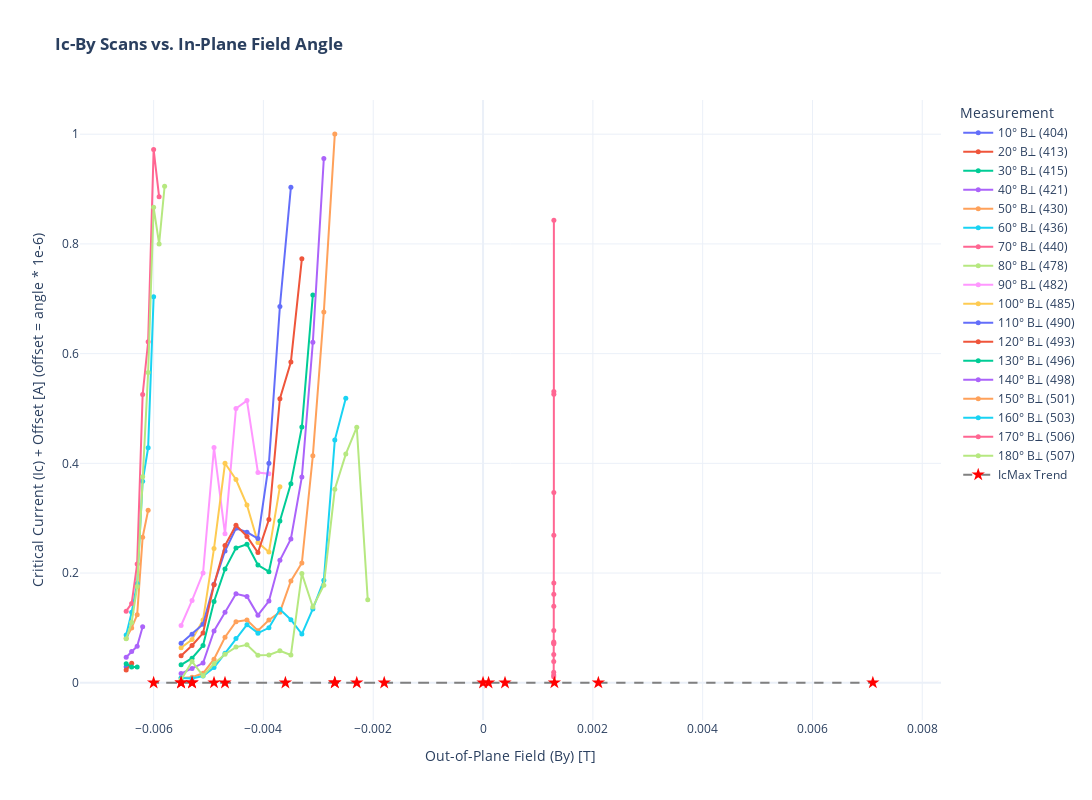
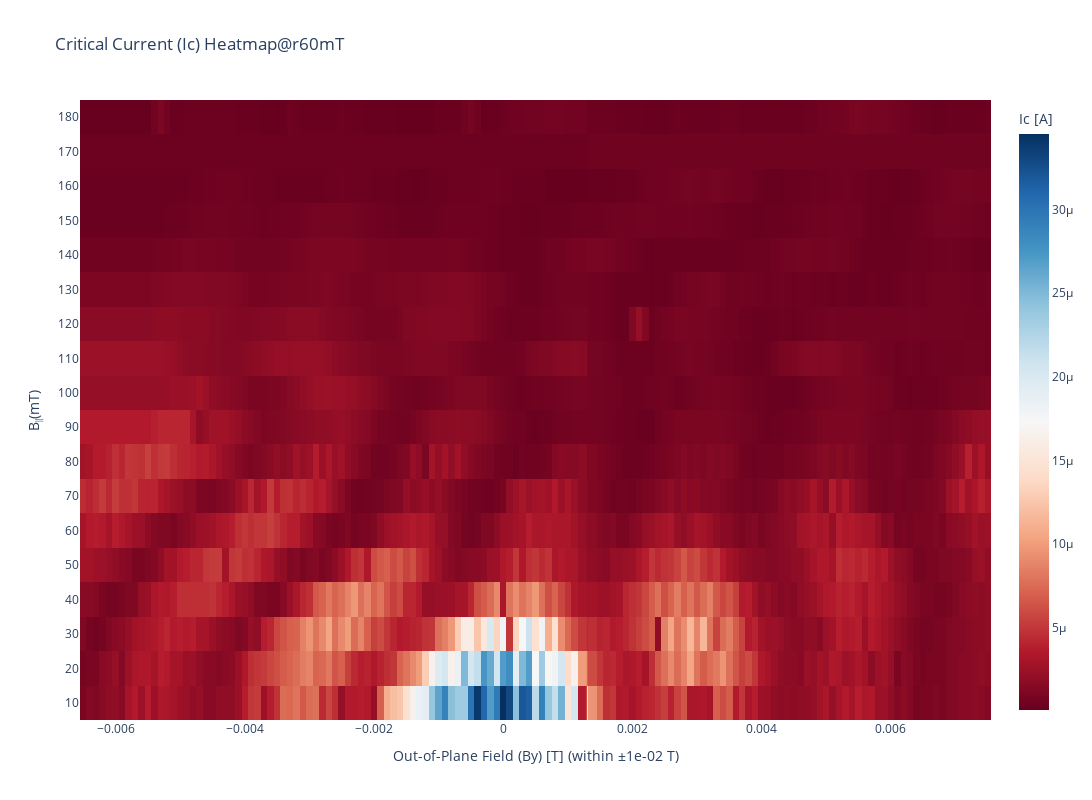
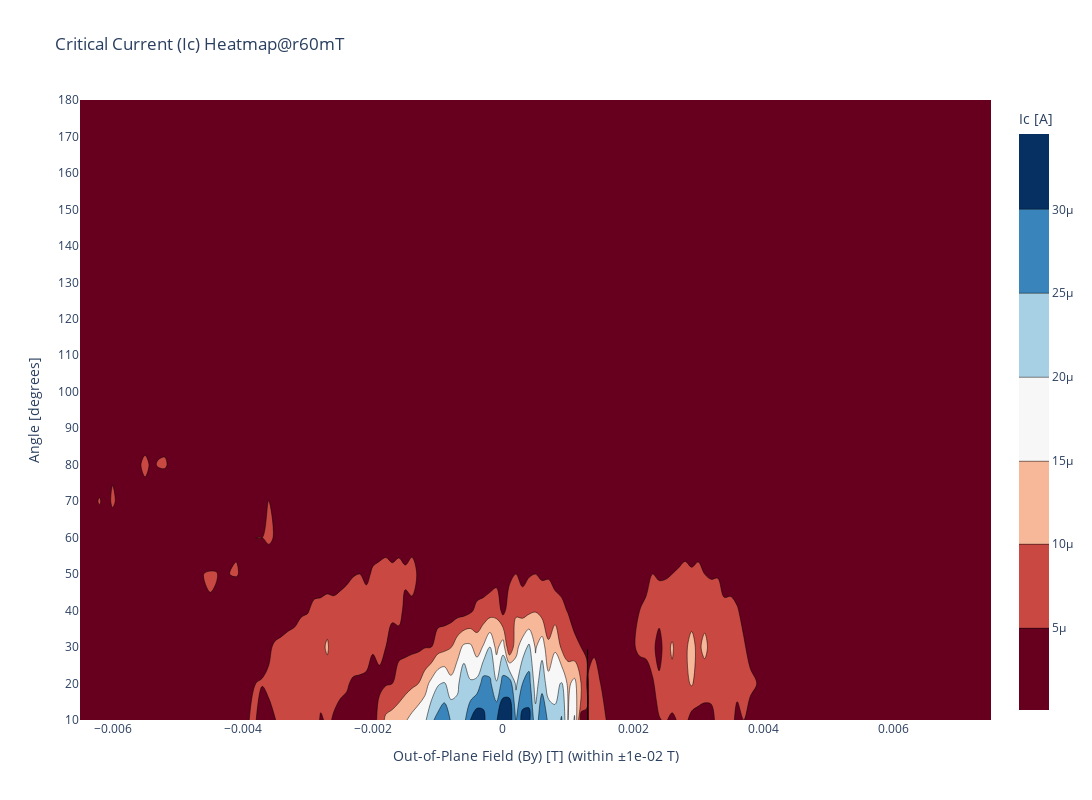

The notebook cell these images were saved under, in order:
### Code cell
import pandas as pd
import plotly.graph_objects as go
from IPython.display import clear_output
from scipy.signal import find_peaks
import numpy as np # Added for the dummy data

# --- Helper Function Definition (Modified) ---
def process_and_plot_data(dataid, angle, angle_label, fig, IcMax_df, ByRange, f_factor, all_dfs_for_heatmap):
    """
    Processes a single dataset: filters, finds max Ic, and plots it.
    Alignment and offset logic has been REMOVED.
    It also collects the data needed for the final heatmap.
    """
    print(f"Processing dataid: {dataid}, angle: {angle}° ({angle_label})")

    # --- Use your REAL plot_heatmaps function or DUMMY DATA ---
    # Make sure your plot_heatmaps(dataid) function returns a DataFrame as the last value.
    # For testing, you can uncomment the dummy data block.
    fig1, fig2, fig3, Ic_df = plot_heatmaps(dataid)

    # --- DUMMY DATA Block (for testing) ---
    # _data_points = 50
    # _base_param_values = np.linspace(-ByRange*1.5, ByRange*1.5, _data_points)
    # _param_values = _base_param_values
    # peak_center = 0.002 * np.cos(np.deg2rad(angle))
    # _ic_values = np.exp(-((np.array(_param_values)-peak_center)**2)/(2*(0.001)**2)) * 5e-6 + 1e-6*np.random.rand(_data_points)
    # Ic_df = pd.DataFrame({
    #     "param_value": _param_values,
    #     "Ic": _ic_values
    # })
    # --- End of Dummy Data Block ---

    # 1. Filter out the first 10 data points (optional)
    Ic_df = Ic_df.iloc[10:].reset_index(drop=True)

    # 2. Filter data to be within the specified ByRange
    Ic_df_filtered = Ic_df[(Ic_df["param_value"] < ByRange) & (Ic_df["param_value"] > -ByRange)].copy()
    if Ic_df_filtered.empty:
        print(f"Warning: No data within ByRange for dataid {dataid}. Skipping.")
        return fig, IcMax_df, all_dfs_for_heatmap

    # Collect data for the heatmap
    heatmap_data_chunk = Ic_df_filtered.copy()
    heatmap_data_chunk['angle'] = angle
    all_dfs_for_heatmap.append(heatmap_data_chunk)
    
    # 3. Use the original 'param_value' for plotting (no alignment/offset)
    plot_x_values = Ic_df_filtered["param_value"]

    # 4. Calculate the maximum Ic and its corresponding original By
    idx_max = Ic_df_filtered["Ic"].idxmax()
    By_max = Ic_df_filtered.loc[idx_max, "param_value"]
    Ic_max_value = Ic_df_filtered.loc[idx_max, "Ic"]
    IC_normalized = Ic_df_filtered["Ic"]/Ic_max_value

    # 5. Update the IcMax_df DataFrame with the original By value
    new_row_df = pd.DataFrame([{"angle": angle, "IcMax": Ic_max_value, "By": By_max, "dataid": dataid}])
    IcMax_df = pd.concat([IcMax_df, new_row_df], ignore_index=True)

    # 6. Add the processed data trace to the line plot
    # A vertical offset is kept to separate the traces for clarity
    Ic_offset = angle * 1e-6 * f_factor
    fig.add_trace(go.Scatter(
        x=plot_x_values,
        y=Ic_df_filtered["Ic"]/IcMax_df["IcMax"] + Ic_offset,
        mode='lines+markers',
        name=f'{angle}° {angle_label} ({dataid})',
        marker=dict(size=5),
        line=dict(width=2)
    ))

    clear_output(wait=True)
    return fig, IcMax_df, all_dfs_for_heatmap

# --- Main Script ---
# --- Configuration ---
f = 1
ByRange = 10e-3 # Range for filtering param_value.

# --- Initialization ---
IcMax_df = pd.DataFrame(columns=["angle", "IcMax", "By", "dataid"])
fig = go.Figure()
all_dfs_for_heatmap = []

# Define data points for processing (ByOffset removed)
# data_points = [
#     {"dataid": 318, "angle": 0,   "label": "E"},
#     {"dataid": 347, "angle": 45,  "label": "NE"},
#     {"dataid": 321, "angle": 90,  "label": "N"},
#     {"dataid": 322, "angle": 135, "label": "NW"},
#     {"dataid": 323, "angle": 180, "label": "W"},
#     {"dataid": 350, "angle": 225, "label": "SW"},
#     {"dataid": 343, "angle": 270, "label": "S"},
#     {"dataid": 342, "angle": 315, "label": "SE"},
# ]
# data_points = [
#     {"dataid": 401, "angle": 10, "label": "B∥"},
#     {"dataid": 409, "angle": 20, "label": "B∥"},
#     {"dataid": 417, "angle": 30, "label": "B∥"},
#     {"dataid": 419, "angle": 40, "label": "B∥"},
#     {"dataid": 423, "angle": 50, "label": "B∥"},
#     {"dataid": 434, "angle": 60, "label": "B∥"},
#     {"dataid": 442, "angle": 70, "label": "B∥"},
#     {"dataid": 447, "angle": 80, "label": "B∥"},
#     {"dataid": 454, "angle": 90, "label": "B∥"},
#     {"dataid": 457, "angle": 100, "label": "B∥"},
#     {"dataid": 460, "angle": 110, "label": "B∥"},
#     {"dataid": 462, "angle": 120, "label": "B∥"},
#     {"dataid": 464, "angle": 130, "label": "B∥"},
#     {"dataid": 466, "angle": 140, "label": "B∥"},
#     {"dataid": 468, "angle": 150, "label": "B∥"},
#     {"dataid": 476, "angle": 160, "label": "B∥"},
#     {"dataid": 496, "angle": 160, "label": "B∥"},
# ]

data_points =[
    {"dataid": 404, "angle": 10, "label": "B⊥"},
    {"dataid": 413, "angle": 20, "label": "B⊥"},
    {"dataid": 415, "angle": 30, "label": "B⊥"},
    {"dataid": 421, "angle": 40, "label": "B⊥"},
    {"dataid": 430, "angle": 50, "label": "B⊥"},
    {"dataid": 436, "angle": 60, "label": "B⊥"},
    {"dataid": 440, "angle": 70, "label": "B⊥"},
    {"dataid": 478, "angle": 80, "label": "B⊥"},
    {"dataid": 482, "angle": 90, "label": "B⊥"},
    {"dataid": 485, "angle": 100, "label": "B⊥"},
    {"dataid": 490, "angle": 110, "label": "B⊥"},
    {"dataid": 493, "angle": 120, "label": "B⊥"},
    {"dataid": 496, "angle": 130, "label": "B⊥"},
    {"dataid": 498, "angle": 140, "label": "B⊥"},
    {"dataid": 501, "angle": 150, "label": "B⊥"},
    {"dataid": 503, "angle": 160, "label": "B⊥"},
    {"dataid": 506, "angle": 170, "label": "B⊥"},
    {"dataid": 507, "angle": 180, "label": "B⊥"},
    ]
# Loop through the data points and process them
for point in data_points:
    # Function call updated (ByOffset removed)
    fig, IcMax_df, all_dfs_for_heatmap = process_and_plot_data(
        dataid=point["dataid"],
        angle=point["angle"],
        angle_label=point["label"],
        fig=fig,
        IcMax_df=IcMax_df,
        ByRange=ByRange,
        f_factor=f,
        all_dfs_for_heatmap=all_dfs_for_heatmap
    )

# --- Final Line Plot Customization ---
# Add the IcMax trend line to the figure
if not IcMax_df.empty:
    fig.add_trace(go.Scatter(
        x=IcMax_df["By"],
        y=IcMax_df["IcMax"] + IcMax_df["angle"] * 1e-6 * f,
        mode='lines+markers',
        name='IcMax Trend',
        marker=dict(size=10, symbol='star', color='red'),
        line=dict(width=2, dash='dash', color='gray')
    ))

# Update layout for the line plot
fig.update_layout(
    title="<b>Ic-By Scans vs. In-Plane Field Angle</b>",
    xaxis_title="Out-of-Plane Field (By) [T]",
    yaxis_title=f"Critical Current (Ic) + Offset [A] (offset = angle * {f}e-6)",
    legend_title="Measurement",
    hovermode="x unified",
    template="plotly_white",
    width=1200,
    height=800,
)
fig.show()

print("\nFinal IcMax DataFrame (By values are original, not aligned):")
print(IcMax_df)

# --- Heatmap Generation (No changes needed here) ---
if all_dfs_for_heatmap:
    heatmap_source_data = pd.concat(all_dfs_for_heatmap, ignore_index=True)
    
    if not heatmap_source_data.empty:
        try:
            # Create the pivot table for the heatmap
            pivot_table = heatmap_source_data.pivot_table(
                index='angle', 
                columns='param_value', 
                values='Ic'
            )
            
            # Sort for an ordered heatmap
            pivot_table = pivot_table.sort_index(axis=0) 
            pivot_table = pivot_table.sort_index(axis=1) 

            # Interpolate to fill gaps for a smoother heatmap
            pivot_table_interpolated = pivot_table.interpolate(method='linear', axis=1, limit_direction='both')

            heatmap_fig = go.Figure(data=go.Heatmap(
                z=pivot_table_interpolated.values,
                x=pivot_table_interpolated.columns,
                y=pivot_table_interpolated.index,
                colorscale='RdBu',
                colorbar=dict(title='Ic [A]'),
                connectgaps=False, 
            ))
            heatmap_fig.update_layout(
                title='Critical Current (Ic) Heatmap@r60mT',
                xaxis_title=f"Out-of-Plane Field (By) [T] (within ±{ByRange:.0e} T)",
                # yaxis_title='Angle [degrees]',
                yaxis_title='B<sub>∥</sub>(mT)',
                yaxis_type='category',
                width=1200,
                height=800,
                template="plotly_white"
            )
            heatmap_fig.show()

            # To this:
            contour_fig = go.Figure(data=go.Contour(
                z=pivot_table.values,
                x=pivot_table.columns,
                y=pivot_table.index,
                colorscale='RdBu',
                colorbar=dict(title='Ic [A]'),
                connectgaps=True, # This will connect the contour lines
            ))
            
            contour_fig.update_layout(
                title='Critical Current (Ic) Heatmap@r60mT',
                xaxis_title=f"Out-of-Plane Field (By) [T] (within ±{ByRange:.0e} T)",
                yaxis_title='Angle [degrees]',
                # xaxis_type='linear' # Default, should work if param_value is numeric
                yaxis_type='category', # Angles are distinct categories
                width=1200,
                height=800,
                template="plotly_white"
            )
            contour_fig.show()
            scatter_fig = go.Figure(data=go.Scatter(
            x=heatmap_source_data['param_value'],
            y=heatmap_source_data['angle'],
            mode='markers', # We only want to see the individual data points
            marker=dict(
                color=heatmap_source_data['Ic'], # <-- Set marker color based on Ic
                colorscale='RdBu',            # <-- The color palette to use
                showscale=True,                  # <-- This displays the color bar legend
                colorbar=dict(
                    title='Ic [A]'               # <-- Label for the color bar
                ),
                symbol='square',                 # <-- Use squares for a grid-like feel
                size=70                           # <-- Adjust size for best visual fit
            )
        ))
        
            # Update the layout with titles and axis labels
            scatter_fig.update_layout(
                title='<b>Critical Current (Ic) vs. Angle and Field (Scatter Plot)</b>',
                xaxis_title='Out-of-Plane Field (By) [T]',
                yaxis_title='In-Plane Angle [degrees]',
                yaxis=dict(type='category'), # Keep angles as distinct categories
                width=1200,
                height=800,
                template="plotly_white"
            )
            
            scatter_fig.show()
        except Exception as e:
            print(f"Could not generate heatmap. Error: {e}")
            print("Sample of data intended for pivot table:")
            print(heatmap_source_data.head())
    else:
        print("Source data for heatmap is empty.")
else:
    print("No data was collected to generate the heatmap.")

### Figure 1 — Plotly figure (JSON) as saved in the notebook; plotly's stock layout.template omitted (floating-point values rounded to 4 significant figures; data arrays with more than 128 entries replaced by an {"elided": "..."} marker saying what was removed)
{"data": [{"line": {"width": 2}, "marker": {"size": 5}, "mode": "lines+markers", "name": "10° B⊥ (404)", "type": "scatter", "x": {"elided": "141 float values"}, "y": {"elided": "141 float values"}}, {"line": {"width": 2}, "marker": {"size": 5}, "mode": "lines+markers", "name": "20° B⊥ (413)", "type": "scatter", "x": {"elided": "141 float values"}, "y": {"elided": "141 float values"}}, {"line": {"width": 2}, "marker": {"size": 5}, "mode": "lines+markers", "name": "30° B⊥ (415)", "type": "scatter", "x": {"elided": "141 float values"}, "y": {"elided": "141 float values"}}, {"line": {"width": 2}, "marker": {"size": 5}, "mode": "lines+markers", "name": "40° B⊥ (421)", "type": "scatter", "x": {"elided": "141 float values"}, "y": {"elided": "141 float values"}}, {"line": {"width": 2}, "marker": {"size": 5}, "mode": "lines+markers", "name": "50° B⊥ (430)", "type": "scatter", "x": {"elided": "141 float values"}, "y": {"elided": "141 float values"}}, {"line": {"width": 2}, "marker": {"size": 5}, "mode": "lines+markers", "name": "60° B⊥ (436)", "type": "scatter", "x": {"elided": "141 float values"}, "y": {"elided": "141 float values"}}, {"line": {"width": 2}, "marker": {"size": 5}, "mode": "lines+markers", "name": "70° B⊥ (440)", "type": "scatter", "x": {"elided": "141 float values"}, "y": {"elided": "141 float values"}}, {"line": {"width": 2}, "marker": {"size": 5}, "mode": "lines+markers", "name": "80° B⊥ (478)", "type": "scatter", "x": {"elided": "141 float values"}, "y": {"elided": "141 float values"}}, {"line": {"width": 2}, "marker": {"size": 5}, "mode": "lines+markers", "name": "90° B⊥ (482)", "type": "scatter", "x": [-0.0055, -0.0053, -0.0051, -0.0049, -0.0047, -0.0045, -0.0043, -0.0041, -0.0039, -0.0037, -0.0035, -0.0033, -0.0031, -0.0029, -0.0027, -0.0025, -0.0023, -0.0021, -0.0019, -0.0017, -0.0015, -0.0013, -0.0011, -0.0009, -0.0007, -0.0005, -0.0003, -0.0001, 0.0001, 0.0003, 0.0005, 0.0007, 0.0009, 0.0011, 0.0013, 0.0015, 0.0017, 0.0019, 0.0021, 0.0023, 0.0025, 0.0027, 0.0029, 0.0031, 0.0033, 0.0035, 0.0037, 0.0039, 0.0041, 0.0043, 0.0045, 0.0047, 0.0049, 0.0051, 0.0053, 0.0055, 0.0057, 0.0059, 0.0061, 0.0063, 0.0065, 0.0067, 0.0069, 0.0071, 0.0073, 0.0075], "y": [0.1044, 0.1501, 0.2001, 0.4287, 0.2715, 0.5001, 0.5144, 0.3833, 0.381, NaN, NaN, NaN, NaN, NaN, NaN, NaN, NaN, NaN, NaN, NaN, NaN, NaN, NaN, NaN, NaN, NaN, NaN, NaN, NaN, NaN, NaN, NaN, NaN, NaN, NaN, NaN, NaN, NaN, NaN, NaN, NaN, NaN, NaN, NaN, NaN, NaN, NaN, NaN, NaN, NaN, NaN, NaN, NaN, NaN, NaN, NaN, NaN, NaN, NaN, NaN, NaN, NaN, NaN, NaN, NaN, NaN]}, {"line": {"width": 2}, "marker": {"size": 5}, "mode": "lines+markers", "name": "100° B⊥ (485)", "type": "scatter", "x": [-0.0055, -0.0053, -0.0051, -0.0049, -0.0047, -0.0045, -0.0043, -0.0041, -0.0039, -0.0037, -0.0035, -0.0033, -0.0031, -0.0029, -0.0027, -0.0025, -0.0023, -0.0021, -0.0019, -0.0017, -0.0015, -0.0013, -0.0011, -0.0009, -0.0007, -0.0005, -0.0003, -0.0001, 0.0001, 0.0003, 0.0005, 0.0007, 0.0009, 0.0011, 0.0013, 0.0015, 0.0017, 0.0019, 0.0021, 0.0023, 0.0025, 0.0027, 0.0029, 0.0031, 0.0033, 0.0035, 0.0037, 0.0039, 0.0041, 0.0043, 0.0045, 0.0047, 0.0049, 0.0051, 0.0053, 0.0055, 0.0057, 0.0059, 0.0061, 0.0063, 0.0065, 0.0067, 0.0069, 0.0071, 0.0073, 0.0075], "y": [0.06387, 0.07867, 0.1144, 0.245, 0.4001, 0.3705, 0.3239, 0.2556, 0.2382, 0.3572, NaN, NaN, NaN, NaN, NaN, NaN, NaN, NaN, NaN, NaN, NaN, NaN, NaN, NaN, NaN, NaN, NaN, NaN, NaN, NaN, NaN, NaN, NaN, NaN, NaN, NaN, NaN, NaN, NaN, NaN, NaN, NaN, NaN, NaN, NaN, NaN, NaN, NaN, NaN, NaN, NaN, NaN, NaN, NaN, NaN, NaN, NaN, NaN, NaN, NaN, NaN, NaN, NaN, NaN, NaN, NaN]}, {"line": {"width": 2}, "marker": {"size": 5}, "mode": "lines+markers", "name": "110° B⊥ (490)", "type": "scatter", "x": [-0.0055, -0.0053, -0.0051, -0.0049, -0.0047, -0.0045, -0.0043, -0.0041, -0.0039, -0.0037, -0.0035, -0.0033, -0.0031, -0.0029, -0.0027, -0.0025, -0.0023, -0.0021, -0.0019, -0.0017, -0.0015, -0.0013, -0.0011, -0.0009, -0.0007, -0.0005, -0.0003, -0.0001, 0.0001, 0.0003, 0.0005, 0.0007, 0.0009, 0.0011, 0.0013, 0.0015, 0.0017, 0.0019, 0.0021, 0.0023, 0.0025, 0.0027, 0.0029, 0.0031, 0.0033, 0.0035, 0.0037, 0.0039, 0.0041, 0.0043, 0.0045, 0.0047, 0.0049, 0.0051, 0.0053, 0.0055, 0.0057, 0.0059, 0.0061, 0.0063, 0.0065, 0.0067, 0.0069, 0.0071, 0.0073, 0.0075], "y": [0.07199, 0.08868, 0.1068, 0.1797, 0.2401, 0.2816, 0.2744, 0.2629, 0.4001, 0.6858, 0.9033, NaN, NaN, NaN, NaN, NaN, NaN, NaN, NaN, NaN, NaN, NaN, NaN, NaN, NaN, NaN, NaN, NaN, NaN, NaN, NaN, NaN, NaN, NaN, NaN, NaN, NaN, NaN, NaN, NaN, NaN, NaN, NaN, NaN, NaN, NaN, NaN, NaN, NaN, NaN, NaN, NaN, NaN, NaN, NaN, NaN, NaN, NaN, NaN, NaN, NaN, NaN, NaN, NaN, NaN, NaN]}, {"line": {"width": 2}, "marker": {"size": 5}, "mode": "lines+markers", "name": "120° B⊥ (493)", "type": "scatter", "x": [-0.0055, -0.0053, -0.0051, -0.0049, -0.0047, -0.0045, -0.0043, -0.0041, -0.0039, -0.0037, -0.0035, -0.0033, -0.0031, -0.0029, -0.0027, -0.0025, -0.0023, -0.0021, -0.0019, -0.0017, -0.0015, -0.0013, -0.0011, -0.0009, -0.0007, -0.0005, -0.0003, -0.0001, 0.0001, 0.0003, 0.0005, 0.0007, 0.0009, 0.0011, 0.0013, 0.0015, 0.0017, 0.0019, 0.0021, 0.0023, 0.0025, 0.0027, 0.0029, 0.0031, 0.0033, 0.0035, 0.0037, 0.0039, 0.0041, 0.0043, 0.0045, 0.0047, 0.0049, 0.0051, 0.0053, 0.0055, 0.0057, 0.0059, 0.0061, 0.0063, 0.0065, 0.0067, 0.0069, 0.0071, 0.0073, 0.0075], "y": [0.0494, 0.06798, 0.0906, 0.1787, 0.2501, 0.2872, 0.2668, 0.2373, 0.2977, 0.518, 0.5848, 0.7728, NaN, NaN, NaN, NaN, NaN, NaN, NaN, NaN, NaN, NaN, NaN, NaN, NaN, NaN, NaN, NaN, NaN, NaN, NaN, NaN, NaN, NaN, NaN, NaN, NaN, NaN, NaN, NaN, NaN, NaN, NaN, NaN, NaN, NaN, NaN, NaN, NaN, NaN, NaN, NaN, NaN, NaN, NaN, NaN, NaN, NaN, NaN, NaN, NaN, NaN, NaN, NaN, NaN, NaN]}, {"line": {"width": 2}, "marker": {"size": 5}, "mode": "lines+markers", "name": "130° B⊥ (496)", "type": "scatter", "x": [-0.0055, -0.0053, -0.0051, -0.0049, -0.0047, -0.0045, -0.0043, -0.0041, -0.0039, -0.0037, -0.0035, -0.0033, -0.0031, -0.0029, -0.0027, -0.0025, -0.0023, -0.0021, -0.0019, -0.0017, -0.0015, -0.0013, -0.0011, -0.0009, -0.0007, -0.0005, -0.0003, -0.0001, 0.0001, 0.0003, 0.0005, 0.0007, 0.0009, 0.0011, 0.0013, 0.0015, 0.0017, 0.0019, 0.0021, 0.0023, 0.0025, 0.0027, 0.0029, 0.0031, 0.0033, 0.0035, 0.0037, 0.0039, 0.0041, 0.0043, 0.0045, 0.0047, 0.0049, 0.0051, 0.0053, 0.0055, 0.0057, 0.0059, 0.0061, 0.0063, 0.0065, 0.0067, 0.0069, 0.0071, 0.0073, 0.0075], "y": [0.03274, 0.04477, 0.06799, 0.1481, 0.2073, 0.2455, 0.2525, 0.2145, 0.2025, 0.2948, 0.363, 0.466, 0.707, NaN, NaN, NaN, NaN, NaN, NaN, NaN, NaN, NaN, NaN, NaN, NaN, NaN, NaN, NaN, NaN, NaN, NaN, NaN, NaN, NaN, NaN, NaN, NaN, NaN, NaN, NaN, NaN, NaN, NaN, NaN, NaN, NaN, NaN, NaN, NaN, NaN, NaN, NaN, NaN, NaN, NaN, NaN, NaN, NaN, NaN, NaN, NaN, NaN, NaN, NaN, NaN, NaN]}, {"line": {"width": 2}, "marker": {"size": 5}, "mode": "lines+markers", "name": "140° B⊥ (498)", "type": "scatter", "x": [-0.0055, -0.0053, -0.0051, -0.0049, -0.0047, -0.0045, -0.0043, -0.0041, -0.0039, -0.0037, -0.0035, -0.0033, -0.0031, -0.0029, -0.0027, -0.0025, -0.0023, -0.0021, -0.0019, -0.0017, -0.0015, -0.0013, -0.0011, -0.0009, -0.0007, -0.0005, -0.0003, -0.0001, 0.0001, 0.0003, 0.0005, 0.0007, 0.0009, 0.0011, 0.0013, 0.0015, 0.0017, 0.0019, 0.0021, 0.0023, 0.0025, 0.0027, 0.0029, 0.0031, 0.0033, 0.0035, 0.0037, 0.0039, 0.0041, 0.0043, 0.0045, 0.0047, 0.0049, 0.0051, 0.0053, 0.0055, 0.0057, 0.0059, 0.0061, 0.0063, 0.0065, 0.0067, 0.0069, 0.0071, 0.0073, 0.0075], "y": [0.01681, 0.02603, 0.03585, 0.09453, 0.1287, 0.1622, 0.1573, 0.1233, 0.1489, 0.2234, 0.2622, 0.3751, 0.6208, 0.9557, NaN, NaN, NaN, NaN, NaN, NaN, NaN, NaN, NaN, NaN, NaN, NaN, NaN, NaN, NaN, NaN, NaN, NaN, NaN, NaN, NaN, NaN, NaN, NaN, NaN, NaN, NaN, NaN, NaN, NaN, NaN, NaN, NaN, NaN, NaN, NaN, NaN, NaN, NaN, NaN, NaN, NaN, NaN, NaN, NaN, NaN, NaN, NaN, NaN, NaN, NaN, NaN]}, {"line": {"width": 2}, "marker": {"size": 5}, "mode": "lines+markers", "name": "150° B⊥ (501)", "type": "scatter", "x": [-0.0055, -0.0053, -0.0051, -0.0049, -0.0047, -0.0045, -0.0043, -0.0041, -0.0039, -0.0037, -0.0035, -0.0033, -0.0031, -0.0029, -0.0027, -0.0025, -0.0023, -0.0021, -0.0019, -0.0017, -0.0015, -0.0013, -0.0011, -0.0009, -0.0007, -0.0005, -0.0003, -0.0001, 0.0001, 0.0003, 0.0005, 0.0007, 0.0009, 0.0011, 0.0013, 0.0015, 0.0017, 0.0019, 0.0021, 0.0023, 0.0025, 0.0027, 0.0029, 0.0031, 0.0033, 0.0035, 0.0037, 0.0039, 0.0041, 0.0043, 0.0045, 0.0047, 0.0049, 0.0051, 0.0053, 0.0055, 0.0057, 0.0059, 0.0061, 0.0063, 0.0065, 0.0067, 0.0069, 0.0071, 0.0073, 0.0075], "y": [0.008846, 0.01015, 0.01729, 0.04301, 0.08301, 0.1113, 0.1144, 0.09504, 0.1144, 0.1287, 0.1856, 0.2183, 0.4139, 0.6757, 1.0, NaN, NaN, NaN, NaN, NaN, NaN, NaN, NaN, NaN, NaN, NaN, NaN, NaN, NaN, NaN, NaN, NaN, NaN, NaN, NaN, NaN, NaN, NaN, NaN, NaN, NaN, NaN, NaN, NaN, NaN, NaN, NaN, NaN, NaN, NaN, NaN, NaN, NaN, NaN, NaN, NaN, NaN, NaN, NaN, NaN, NaN, NaN, NaN, NaN, NaN, NaN]}, {"line": {"width": 2}, "marker": {"size": 5}, "mode": "lines+markers", "name": "160° B⊥ (503)", "type": "scatter", "x": [-0.0055, -0.0053, -0.0051, -0.0049, -0.0047, -0.0045, -0.0043, -0.0041, -0.0039, -0.0037, -0.0035, -0.0033, -0.0031, -0.0029, -0.0027, -0.0025, -0.0023, -0.0021, -0.0019, -0.0017, -0.0015, -0.0013, -0.0011, -0.0009, -0.0007, -0.0005, -0.0003, -0.0001, 0.0001, 0.0003, 0.0005, 0.0007, 0.0009, 0.0011, 0.0013, 0.0015, 0.0017, 0.0019, 0.0021, 0.0023, 0.0025, 0.0027, 0.0029, 0.0031, 0.0033, 0.0035, 0.0037, 0.0039, 0.0041, 0.0043, 0.0045, 0.0047, 0.0049, 0.0051, 0.0053, 0.0055, 0.0057, 0.0059, 0.0061, 0.0063, 0.0065, 0.0067, 0.0069, 0.0071, 0.0073, 0.0075], "y": [0.008856, 0.00766, 0.0123, 0.02771, 0.05373, 0.08072, 0.1059, 0.09049, 0.1002, 0.1341, 0.1151, 0.0888, 0.1346, 0.1868, 0.4425, 0.5187, NaN, NaN, NaN, NaN, NaN, NaN, NaN, NaN, NaN, NaN, NaN, NaN, NaN, NaN, NaN, NaN, NaN, NaN, NaN, NaN, NaN, NaN, NaN, NaN, NaN, NaN, NaN, NaN, NaN, NaN, NaN, NaN, NaN, NaN, NaN, NaN, NaN, NaN, NaN, NaN, NaN, NaN, NaN, NaN, NaN, NaN, NaN, NaN, NaN, NaN]}, {"line": {"width": 2}, "marker": {"size": 5}, "mode": "lines+markers", "name": "170° B⊥ (506)", "type": "scatter", "x": {"elided": "141 float values"}, "y": {"elided": "141 float values"}}, {"line": {"width": 2}, "marker": {"size": 5}, "mode": "lines+markers", "name": "180° B⊥ (507)", "type": "scatter", "x": [-0.0055, -0.0053, -0.0051, -0.0049, -0.0047, -0.0045, -0.0043, -0.0041, -0.0039, -0.0037, -0.0035, -0.0033, -0.0031, -0.0029, -0.0027, -0.0025, -0.0023, -0.0021, -0.0019, -0.0017, -0.0015, -0.0013, -0.0011, -0.0009, -0.0007, -0.0005, -0.0003, -0.0001, 0.0001, 0.0003, 0.0005, 0.0007, 0.0009, 0.0011, 0.0013, 0.0015, 0.0017, 0.0019, 0.0021, 0.0023, 0.0025, 0.0027, 0.0029, 0.0031, 0.0033, 0.0035, 0.0037, 0.0039, 0.0041, 0.0043, 0.0045, 0.0047, 0.0049, 0.0051, 0.0053, 0.0055, 0.0057, 0.0059, 0.0061, 0.0063, 0.0065, 0.0067, 0.0069, 0.0071, 0.0073, 0.0075], "y": [0.00489, 0.03857, 0.01268, 0.03462, 0.05197, 0.06499, 0.06923, 0.05036, 0.05078, 0.05822, 0.05058, 0.199, 0.1381, 0.178, 0.3527, 0.4168, 0.4659, 0.1513, NaN, NaN, NaN, NaN, NaN, NaN, NaN, NaN, NaN, NaN, NaN, NaN, NaN, NaN, NaN, NaN, NaN, NaN, NaN, NaN, NaN, NaN, NaN, NaN, NaN, NaN, NaN, NaN, NaN, NaN, NaN, NaN, NaN, NaN, NaN, NaN, NaN, NaN, NaN, NaN, NaN, NaN, NaN, NaN, NaN, NaN, NaN, NaN]}, {"line": {"color": "gray", "dash": "dash", "width": 2}, "marker": {"color": "red", "size": 10, "symbol": "star"}, "mode": "lines+markers", "name": "IcMax Trend", "type": "scatter", "x": [0.0, 0.0001, 0.0004, -0.0023, -0.0018, -0.0036, -0.006, -0.0055, -0.0053, -0.0047, -0.0055, 0.0021, -0.0049, -0.0027, -0.0027, 0.0071, 0.0013, -0.0053], "y": [4.45e-05, 4.8e-05, 5.1e-05, 4.98e-05, 5.7e-05, 6.54e-05, 7.525e-05, 8.548e-05, 9.42e-05, 0.0001028, 0.0001125, 0.0001222, 0.0001314, 0.0001411, 0.0001508, 0.0001608, 0.0001705, 0.0001811]}], "layout": {"height": 800, "hovermode": "x unified", "legend": {"title": {"text": "Measurement"}}, "title": {"text": "<b>Ic-By Scans vs. In-Plane Field Angle</b>"}, "width": 1200, "xaxis": {"title": {"text": "Out-of-Plane Field (By) [T]"}}, "yaxis": {"title": {"text": "Critical Current (Ic) + Offset [A] (offset = angle * 1e-6)"}}}}

### Figure 2 — Plotly figure (JSON) as saved in the notebook; plotly's stock layout.template omitted (floating-point values rounded to 4 significant figures; data arrays with more than 128 entries replaced by an {"elided": "..."} marker saying what was removed)
{"data": [{"colorbar": {"title": {"text": "Ic [A]"}}, "colorscale": [[0, "rgb(103,0,31)"], [0.1, "rgb(178,24,43)"], [0.2, "rgb(214,96,77)"], [0.3, "rgb(244,165,130)"], [0.4, "rgb(253,219,199)"], [0.5, "rgb(247,247,247)"], [0.6, "rgb(209,229,240)"], [0.7, "rgb(146,197,222)"], [0.8, "rgb(67,147,195)"], [0.9, "rgb(33,102,172)"], [1, "rgb(5,48,97)"]], "connectgaps": false, "type": "heatmap", "x": {"elided": "281 float values"}, "y": [10, 20, 30, 40, 50, 60, 70, 80, 90, 100, 110, 120, 130, 140, 150, 160, 170, 180], "z": {"elided": "18x281 float values"}}], "layout": {"height": 800, "title": {"text": "Critical Current (Ic) Heatmap@r60mT"}, "width": 1200, "xaxis": {"title": {"text": "Out-of-Plane Field (By) [T] (within ±1e-02 T)"}}, "yaxis": {"title": {"text": "B<sub>∥</sub>(mT)"}, "type": "category"}}}

### Figure 3 — Plotly figure (JSON) as saved in the notebook; plotly's stock layout.template omitted (floating-point values rounded to 4 significant figures; data arrays with more than 128 entries replaced by an {"elided": "..."} marker saying what was removed)
{"data": [{"colorbar": {"title": {"text": "Ic [A]"}}, "colorscale": [[0, "rgb(103,0,31)"], [0.1, "rgb(178,24,43)"], [0.2, "rgb(214,96,77)"], [0.3, "rgb(244,165,130)"], [0.4, "rgb(253,219,199)"], [0.5, "rgb(247,247,247)"], [0.6, "rgb(209,229,240)"], [0.7, "rgb(146,197,222)"], [0.8, "rgb(67,147,195)"], [0.9, "rgb(33,102,172)"], [1, "rgb(5,48,97)"]], "connectgaps": true, "type": "contour", "x": {"elided": "281 float values"}, "y": [10, 20, 30, 40, 50, 60, 70, 80, 90, 100, 110, 120, 130, 140, 150, 160, 170, 180], "z": {"elided": "18x281 float values"}}], "layout": {"height": 800, "title": {"text": "Critical Current (Ic) Heatmap@r60mT"}, "width": 1200, "xaxis": {"title": {"text": "Out-of-Plane Field (By) [T] (within ±1e-02 T)"}}, "yaxis": {"title": {"text": "Angle [degrees]"}, "type": "category"}}}
